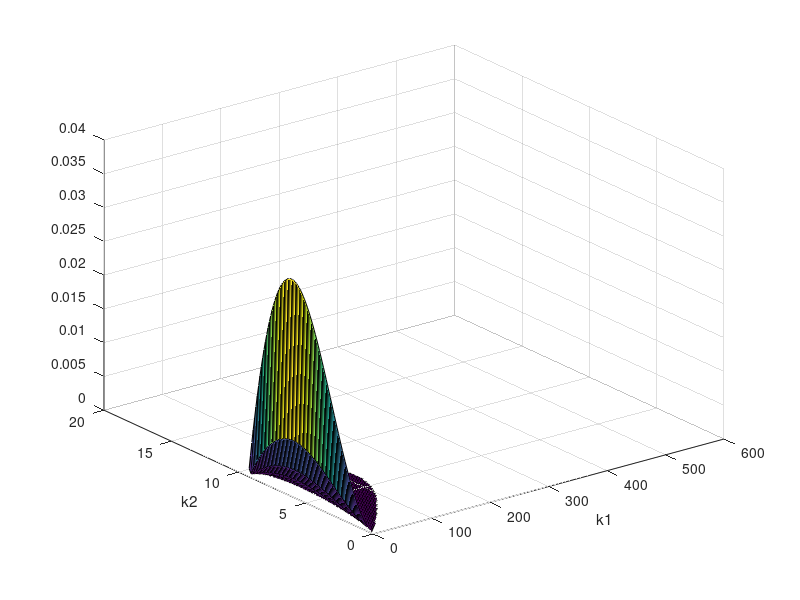

The MATLAB script that drew this image:
clc
clear

nu=40e-6;%kinematic viscosity \nu=\mu/\rho
g=9.8;
sc=deg2rad(30);
rint=2.5e-3;
q0=3e-5/(2*pi);
aint=30*rint;

hs=((3*nu*q0/(g*sin(sc)))*(1/aint))^(1/3);
us=(1/3)*(g*sin(sc)/nu)*(hs)^2;
Ys=3*nu/(hs)^2;
h2=aint*cos(sc);

D=us;
E=hs;
F=cos(sc);
G=g;
H=1/h2;
P=0;
Q=6*nu/(hs)^3;
%Y=-Ys;

N1=200;
N2=200;
A=linspace(0,600,N1);
B=linspace(0,20,N2);
x1=[];
for j=1:N1
    for k=1:N2
        Y=-Ys.*(1+(hs.^2).*((A(j))^2+(H^2)*(B(k))^2));
        SQRT=sqrt(Y^2-4*E*F*G*(B(k))^2*H^2-4i*D*E*Q*A(j)-4*E*F*G*(A(j))^2);
        x1(j,k)=Y/2-real(SQRT)/2;
        x2(j,k)=Y/2+real(SQRT)/2;
        if x2(j,k)<0
            x2(j,k)=nan;
        end
    end
end
%x1=Y/2-real(SQRT)/2;
%x2=Y/2+real(SQRT)/2;



figure()

surf(A,B,x2./(A.^2+(H^2).*B.^2))
xlabel('k1')
ylabel('k2')
%figure()
%subplot(2,2,1)
%plot(A,x1)
%subplot(2,2,2)
%plot(A,x2)
